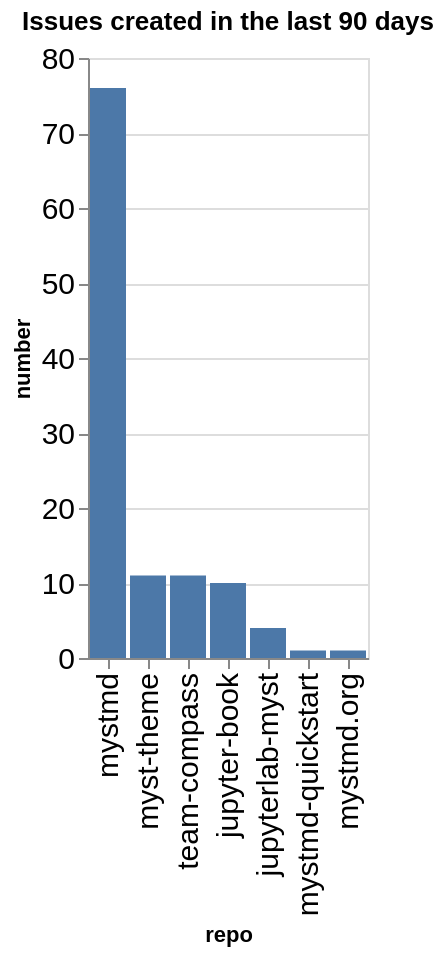

The code cell stored with this chart in its notebook:
### Code cell
created_counts = created.groupby(['org', 'repo']).count()['number'].reset_index()
created_counts['org/repo'] = created_counts.apply(lambda a: a['org'] + '/' + a['repo'], axis=1)
sorted_vals = created_counts.sort_values(['org', 'number'], ascending=False)['repo'].values
alt.Chart(data=created_counts, title=f"Issues created in the last {n_days} days").mark_bar().encode(
    x=alt.X('repo', sort=alt.Sort(sorted_vals.tolist())),
    y='number',
)

### Figure 1 — Vega-Lite specification as saved in the notebook (floating-point values rounded to 4 significant figures)
{"config": {"axisLeft": {"labelFontSize": 15}, "axisBottom": {"labelFontSize": 15}}, "data": {"name": "data-4754e8f04121094e3e6e456c5d795094"}, "mark": {"type": "bar"}, "encoding": {"x": {"field": "repo", "sort": ["mystmd", "myst-theme", "team-compass", "jupyter-book", "jupyterlab-myst", "mystmd-quickstart", "mystmd.org"], "type": "nominal"}, "y": {"field": "number", "type": "quantitative"}}, "title": "Issues created in the last 90 days", "$schema": "https://vega.github.io/schema/vega-lite/v5.20.1.json", "datasets": {"data-4754e8f04121094e3e6e456c5d795094": [{"org": "jupyter-book", "repo": "jupyter-book", "number": 10, "org/repo": "jupyter-book/jupyter-book"}, {"org": "jupyter-book", "repo": "jupyterlab-myst", "number": 4, "org/repo": "jupyter-book/jupyterlab-myst"}, {"org": "jupyter-book", "repo": "myst-theme", "number": 11, "org/repo": "jupyter-book/myst-theme"}, {"org": "jupyter-book", "repo": "mystmd", "number": 76, "org/repo": "jupyter-book/mystmd"}, {"org": "jupyter-book", "repo": "mystmd-quickstart", "number": 1, "org/repo": "jupyter-book/mystmd-quickstart"}, {"org": "jupyter-book", "repo": "mystmd.org", "number": 1, "org/repo": "jupyter-book/mystmd.org"}, {"org": "jupyter-book", "repo": "team-compass", "number": 11, "org/repo": "jupyter-book/team-compass"}]}}
